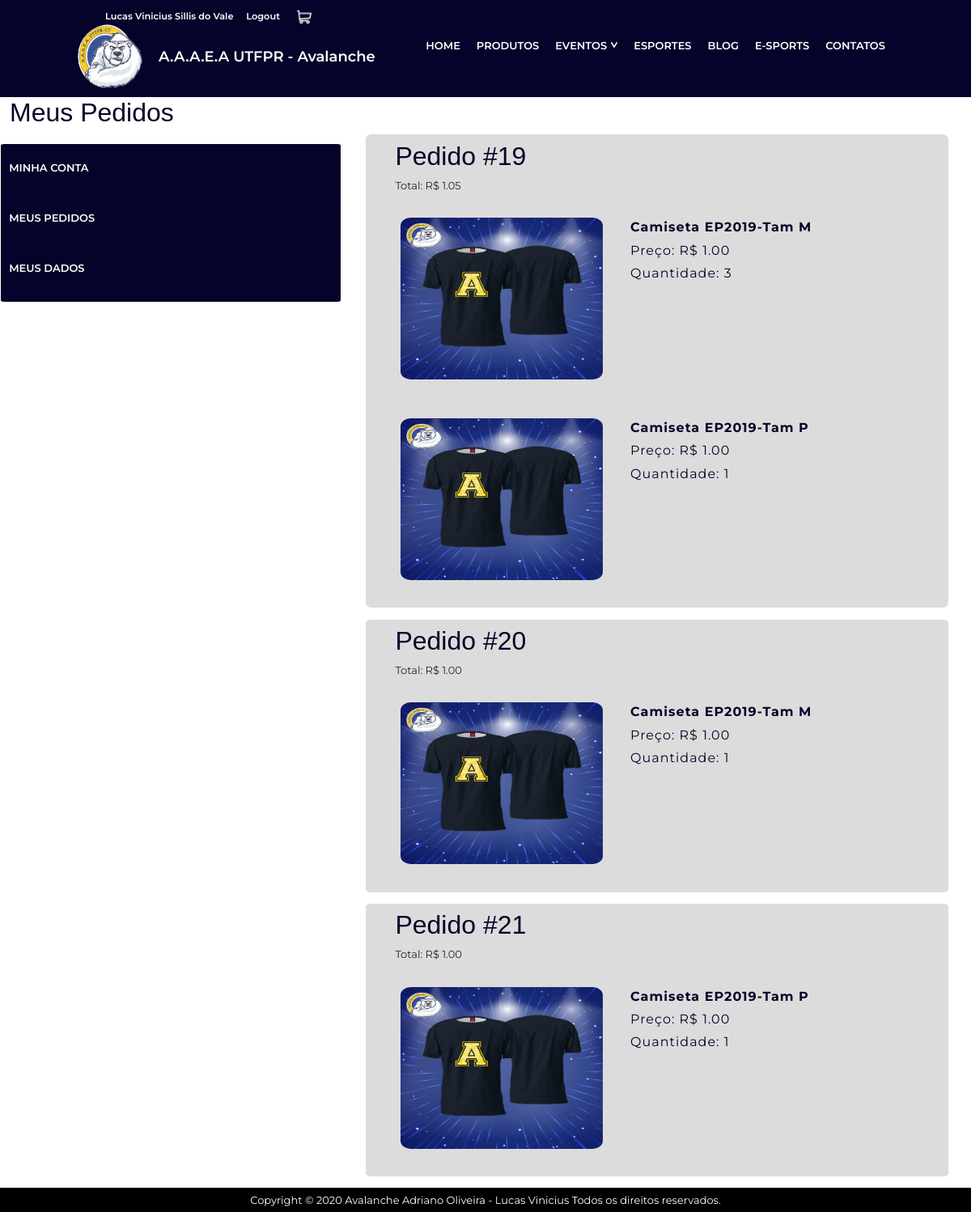
Screenshot of /Meus_Pedidos/ (signed in) with the database file from the repository.
### Contas/models.py (models this page shows, shortened)
class user(AbstractBaseUser, PermissionsMixin):
    Cursos = (
    ('Nenhum', 'Nenhum'), ('Administração', 'Administração'), ('Arquitetura e Urbanismo', 'Arquitetura e Urbanismo'),
    ('Bacharelado em Química', 'Bacharelado em Química'),
    ('Comunicação Organizacional', 'Comunicação Organizacional'),
    ('Design', 'Design'),
    ('Educação Física', 'Educação Física'),
    ('Engenharia Ambiental e Sanitária', 'Engenharia Ambiental e Sanitária'),
    ('Engenharia Civil', 'Engenharia Civil'),
    ('Engenharia de Computação', 'Engenharia de Computação'),
    ('Engenharia de Controle e Automação', 'Engenharia de Controle e Automação'),
    ('Engenharia Elétrica', 'Engenharia Elétrica'),
    ('Engenharia Eletrônica', 'Engenharia Eletrônica'),
    ('Engenharia Mecânica', 'Engenharia Mecânica'),
    ('Engenharia Mecatrônica', 'Engenharia Mecatrônica'),
    ('Licenciatura em Física', 'Licenciatura em Física'),
    ('Licenciatura em Letras Inglês', 'Licenciatura em Letras Inglês'),
    ('Licenciatura em Letras Português', 'Licenciatura em Letras Português'),
    ('Licenciatura em Matemática', 'Licenciatura em Matemática'),
    ('Licenciatura em Química', 'Licenciatura em Química'),
    ('Sistemas da Informação', 'Sistemas da Informação'),
    ('Tecnologia em Controle e Automação', 'Tecnologia em Controle e Automação'),
    ('Tecnologia em Design Gráfico', 'Tecnologia em Design Gráfico'),
    ('Tecnologia em Radiologia', 'Tecnologia em Radiologia'),
    ('Tecnologia em Sistemas de Telecomunicação', 'Tecnologia em sistemas de Telecomunicação')
    )
    Nome_completo = models.CharField(max_length=255, null=True,unique=True,help_text="Digite o seu nome COMPLETO")
    email = models.EmailField(max_length=255, unique=True, null=True)
    is_active = models.BooleanField(default=True, null=True)
    is_staff = models.BooleanField(default=False, null=True,verbose_name='Diretor')
    Socio = models.BooleanField(default=False, null=True)
    CPF = BRCPFField(max_length=14,unique=True,blank=False,null=False)
    Curso = models.CharField(max_length=255, choices=Cursos, null=True)
    Registro_Academico = models.IntegerField(blank=True,unique=True,null=True,help_text="Caso não é aluno da utfpr,deixar em Branco")
    Telefone = PhoneNumberField(null=False,blank=False,region='BR')
    termos = models.BooleanField(default=True, null=False,verbose_name="Termo de Aceite")
    timestamp = models.DateTimeField(auto_now_add=True, null=True)
    objects = UserManager()
    USERNAME_FIELD = 'email'
    REQUIRED_FIELDS = ['Nome_completo', 'CPF', 'Curso','Telefone']
    @property
    def get_socio(self):
        if self.Socio:
            socio = "Sim"
        else:
            socio="Não"
        return socio
    class Meta:
        verbose_name = 'Usuário'
        verbose_name_plural = 'Usuários'
        ordering = ['Nome_completo']

### ecommerce/models.py (models this page shows, shortened)
class pedidos(models.Model):
    STATUS_CHOICES = (
        (0,'Aguardando Pagamento'),
        (1,'Pagamento Concluído'),
        (2,'Entregue'),
        (3,'Cancelada'),
    )
    PAGAMENTO_CHOICES = (
        ('Deposito','Depósito'),
        ('PagSeguro','PagSeguro'),
        ('PicPay','PicPay'),
    )
    usuario = models.ForeignKey(settings.AUTH_USER_MODEL,verbose_name='Usuário',on_delete=models.CASCADE)
    status = models.IntegerField(choices=STATUS_CHOICES,verbose_name='Status do pedido',default=0,blank=True)
    pagamento = models.CharField(max_length=255,choices=PAGAMENTO_CHOICES,blank=False,null=False,verbose_name='Opção de Pagamento',default='Deposito')
    criado = models.DateField(auto_now_add=True,verbose_name='Data de criação')
    objects = pedidosmanager()
    class Meta:
        verbose_name = 'Pedido'
        verbose_name_plural = 'Pedidos'
    def total(self):
        aggregate_queryset = self.Itens.aggregate(total = models.Sum(models.F('preco')*models.F('quantidade'),output_field =models.DecimalField()))
        return float(aggregate_queryset['total'])

class itemPedido(models.Model):
    pedido = models.ForeignKey(pedidos,verbose_name='Pedido',related_name='Itens',on_delete=models.CASCADE)
    produto = models.ForeignKey(produtos, verbose_name='Produtos', on_delete=models.CASCADE)
    quantidade = models.PositiveIntegerField(verbose_name='Quantidade do item no carrinho', default=1)
    preco = models.DecimalField(decimal_places=2, max_digits=6, verbose_name='Preço')
    class Meta:
        verbose_name = 'item do pedido'
        verbose_name_plural = 'itens do Pedidos'

class produtos(models.Model):
    status = (('Ativo', 'Ativo'), ('Encerrado', 'Encerrado'),)
    modelo = models.ForeignKey(produtobase, verbose_name='Base',null=True,
                               related_name='Produtos',related_query_name='Produtos_Query',on_delete=models.CASCADE)
    name = models.CharField(max_length=255,null = False,blank = False,verbose_name='Nome')
    estoque = models.PositiveIntegerField(verbose_name='Quantidade em estoque')
    Status = models.CharField(max_length=30, null=True, blank=True, choices=status, default='Ativo')
    slug = AutoSlugField(populate_from='name')
    class Meta:
        verbose_name = 'Modelo'
        verbose_name_plural = 'Modelos'
        ordering = ['name']
    def __str__(self):
        return f'{self.modelo.name}-{self.name}'

class produtobase(models.Model):
    Destaque = (('Sim', 'Sim'), ('Não', 'Não'),)
    name = models.CharField(max_length=255,null = False,blank = False,verbose_name='Nome')
    descricao = models.TextField(null = False,blank = False,verbose_name='Descrição')
    thumb = StdImageField(upload_to=get_file_path, null=False, blank=False, verbose_name='thumbnail')
    preco = models.DecimalField(decimal_places=2, max_digits=6, verbose_name='Preço')
    p_socio = models.DecimalField(decimal_places=2, max_digits=6, verbose_name='Preço para Sócio')
    destaque =  models.CharField(max_length=30, null=True, blank=True, choices=Destaque, default='Não')
    slug = AutoSlugField(populate_from='name')
    pub_date = models.DateField(auto_now_add=True, verbose_name='Data de Criação')
    class Meta:
        verbose_name = 'Produto Base'
        verbose_name_plural = 'Produtos Base'
        ordering = ['name']

### ecommerce/views.py (the view)
# urls.py: path('Meus_Pedidos/',MeusPedidosView.as_view(),name = 'Meus_Pedidos'),
class MeusPedidosView(LoginRequiredMixin,ListView):
    template_name = 'MeusPedidos.html'
    login_url = 'Login'
    def get_queryset(self):
        return pedidos.objects.filter(usuario  = self.request.user)

### ecommerce/templates/MeusPedidos.html (shortened to what this page needs)
{% extends 'Base.html' %}
{%load static%}
{%load bootstrap4 %}
{%block body%}
<h2 style="font-family:'Road_Rage', Arial, Helvetica;color:#050329;padding-left:1%;">Meus Pedidos</h2>
<div class="meus_pedidos">
    <div class="account-options">
          <ul>
              <li><a href="{% url 'Minha_Conta' %}">Minha Conta</a></li>
              <li><a href="{% url 'Meus_Pedidos'%}">Meus Pedidos</a></li>
              <li><a href="{% url 'Meus_Dados' %}">Meus Dados</a></li>
          </ul>
    </div>
    <div class="meus-pedidos-info">
    {%for pedido in object_list%}
    <div class="Pedidos">
        <div class="Pedidos-info">
    <a href="{% url 'PedidoView' pedido.pk %}"><h2>Pedido #{{ pedido.pk }}</h2></a>
    <p id = 'total'> Total: R$ {{ pedido.total|floatformat:"2"}}</p>
             </div>
   {% for item in pedido.Itens.all %}
        <section class="order-section">
                <div class="order-section-image">
                    <img src="{{item.produto.modelo.thumb.url}}" width="150" height="150">
                </div>
                <div class="order-section-info">
                    <p><strong>{{item.produto}}</strong></p>
                    <p>Preço: R$ {{item.preco|floatformat:"2"}}</p>
                    <p>Quantidade: {{item.quantidade}}</p>
                </div>
        </section>
        {%endfor%}
         </div>
    {%endfor%}
   </div>
</div>
{%endblock%}

### Avalancheutfpr/templates/Base.html (shortened to what this page needs)
{% load static %}
{%load bootstrap4 %}
<html>
	<head>
        {% bootstrap_css %}
		<link href="{% static 'css/style.css' %}" rel="stylesheet"/>
	</head>
	<body>
		<header>
            {%if user.is_authenticated%}
            <div class="adicional">
            <div class="usuario"><pre><a href="{%url 'Minha_Conta'%}">{{user.Nome_completo}}</a>     <a href="{%url 'Logout'%}">Logout</a> </pre></div>
            <a href="{% url 'Carrinho'%}"><div class="cart-icon"><img src="{% static 'assets/Cart.png' %}"></div></a>
            </div>
            {%else%}
    <div class="adicional">
        <div class="usuario"><pre><a href="{%url 'Login'%}">Login</a>     <a href="{%url 'Cadastro'%}">Cadastre-se</a></pre></div>
        <a href="{% url 'Carrinho'%}"><div class="cart-icon"><img src="{% static 'assets/Cart.png' %}"></div></a>
    </div>
            {%endif%}
    <div class="header">
        <div class="logo">
            <div class="logoimg"><a href="{% url 'Home'%}"><img src="{%static 'assets/logo.png'%}"></a></div>
        </div>
        <div class="logo-texto"><a href="{% url 'Home'%}">A.A.A.E.A UTFPR - Avalanche</a></div>
        <div class="menu">
             <nav class="menu_nav">
                <ul>
                    <li ><a href="{% url 'Home' %}">Home</a></li>
                    <li><a href="{% url 'Produtos'%}">Produtos</a></li>
                    <li><a class="submenu_active">Eventos<img src="{% static 'assets/seta-baixo.png'%}"></a>
                    </li>
                    <li><a href="{% url 'Esportes'%}">Esportes</a></li>
                    <li><a href="{% url 'Blog'%}">Blog</a></li>
                    <li><a href="{% url 'E-sports'%}">E-Sports</a></li>
                    <li><a href="{% url 'Contatos'%}">Contatos</a></li>
                </ul>
            </nav>
        </div>
    </div>
    </header>
		{%block body%}
		{%endblock%}
		<footer>
    <div class="footer--area">
        <div class="footer--item">
                Copyright © 2020  Avalanche Adriano Oliveira - Lucas Vinicius Todos os direitos reservados.
        </div>
    </div>
</footer>
	</body>
</html>

### Avalancheutfpr/static/css/style.css (style rules this page uses)
* { margin:0; padding:0; box-sizing:border-box; }
body { font-family:'Montserrat', Arial, Helvetica, sans-serif; font-size:13px; overflow-x:hidden; }
header { height:120px; background-color:#050329 ; color:#FFF; position: sticky; top: 0; border-bottom:1px solid #050331; }
.adicional { max-width:1140px; height:20px; margin:auto; padding-top: 12px; display:flex; }
.adicional .usuario a, .adicional .usuario pre { text-decoration: none; font-weight: 600; font-family:'Montserrat', Arial, Helvetica, sans-serif; color: #FFF; }
.adicional .usuario { margin-left: 100px; }
.adicional img { width: 18px; height: 18px; margin-left: 100%; }
.header { width:100%; height:100px; padding: 0 8%; 0 8%; display:flex; align-items:center; }
.logo { width:100px; }
.logoimg img { width:80px; height:80px; background-color:#050329; border-radius:40px; }
.logo-texto { font-size: 18px; font-weight: 600; }
.logo-texto a { text-decoration:None; color:white; }
.menu { flex:1; display:flex; justify-content: flex-end; }
.menu li { list-style:none; }
.menu ul { display:flex; position:relative; }
.menu li a { display:flex; color:#FFF; text-transform: uppercase; font-weight: 600; text-decoration: none; width:auto; padding-left:10px; padding-right:10px; height:30px; border-bottom:5px solid #050329; }
.submenu_active img { margin-top:2.5%; }
nav img { width: 13px; height: 13px; padding-left: 5px; }
footer { background-color:#000; }
.footer--item { display: flex; justify-content: center; max-width:1140px; height: 30px; line-height: 30px; margin:auto; color:#FFF; font-size:13px; padding:0 10px 10px 10px; }
.account-options { border-radius:1%; background-color:#050329; margin:1% 2% 1% 0.1%; width:35%; height:15em; display:flex; }
.account-options ul { display:flex; flex-direction:column; width:100%; height:100%; }
.account-options li { list-style:none; }
.account-options li a { display:flex; color:#FFF; text-transform: uppercase; font-weight: 600; text-decoration: none; padding-left:10px; padding-right:10px; height:62px; width:100%; align-items:center; border-bottom:3px solid #050331; }
.meus_pedidos { min-height:77.5vh; display:flex; flex-direction:row; }
.meus-pedidos-info { width:60%; }
.Pedidos { display:flex; flex-direction:column; padding-left:5%; padding-top:1%; width:100%; border-radius:1%; margin:0 1% 2% 1%; background-color:#DCDCDC; }
.Pedidos a { text-decoration:none; font-family:'Road_Rage', Arial, Helvetica, sans-serif; color:#050329; }
.order-section { display:flex; flex-direction:row; width:100%; padding:2% 0% 5% 1% ; }
.order-section-image { padding-right:5%; }
.order-section-image img { border-radius:5%; width:250px; height:200px; }
.order-section-info { display:flex; flex-direction:column; flex-wrap:wrap; }
.order-section-info p { font-size:16px; font-stretch: extra-expanded; margin-bottom:2%; letter-spacing:1px; color:#050329; }

### rows the page displays
user: Nome_completo "Lucas Vinicius Sillis do Vale"
pedidos: pk "19"
itemPedido: produto.modelo.thumb (picture), produto "Camiseta EP2019-Tam M", preco "1.00", quantidade "3"
itemPedido: produto.modelo.thumb (picture), produto "Camiseta EP2019-Tam P", preco "1.00", quantidade "1"
pedidos: pk "20", total "1.00"
itemPedido: produto.modelo.thumb (picture), produto "Camiseta EP2019-Tam M", preco "1.00", quantidade "1"
pedidos: pk "21", total "1.00"
itemPedido: produto.modelo.thumb (picture), produto "Camiseta EP2019-Tam P", preco "1.00", quantidade "1"
